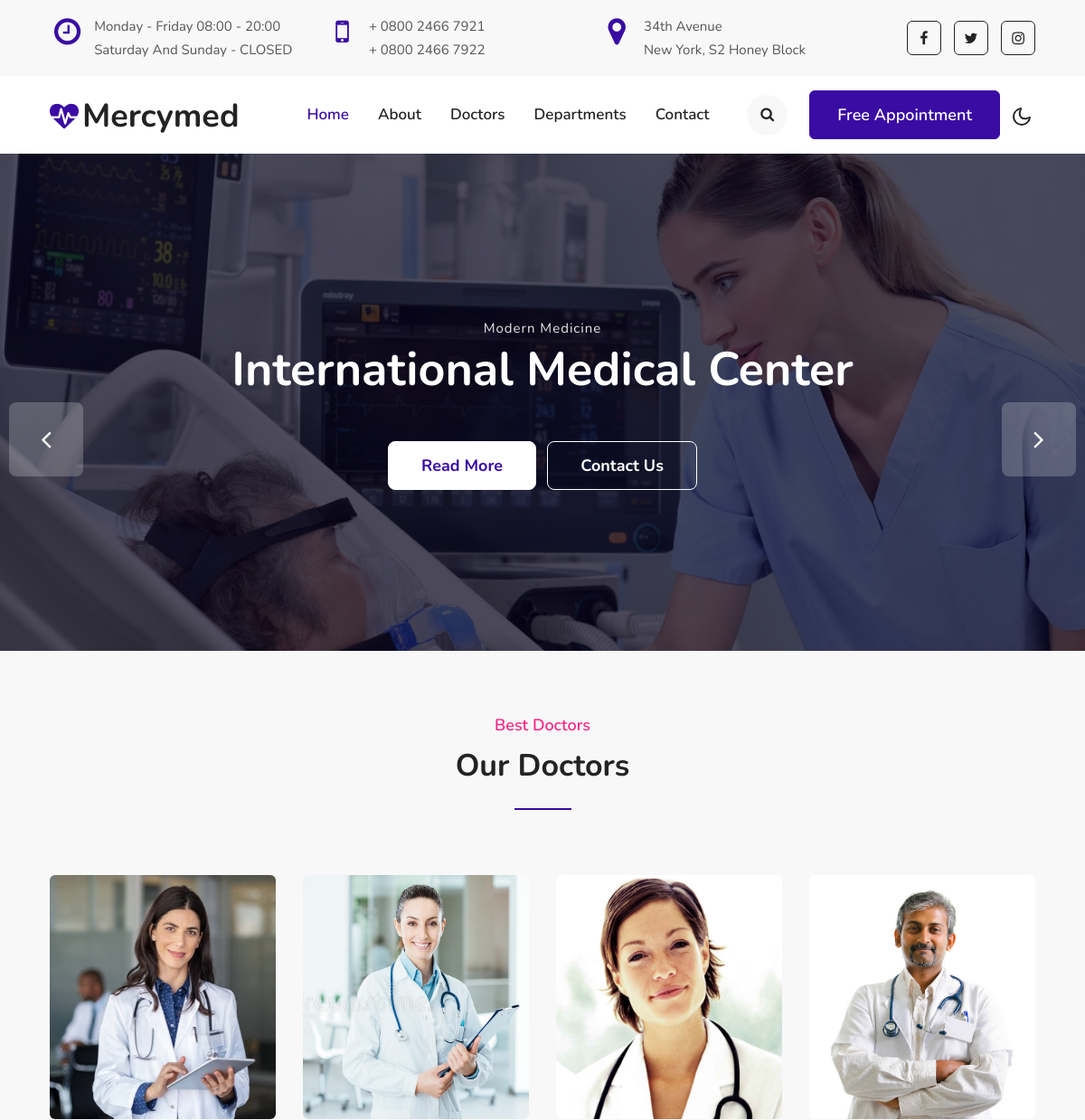
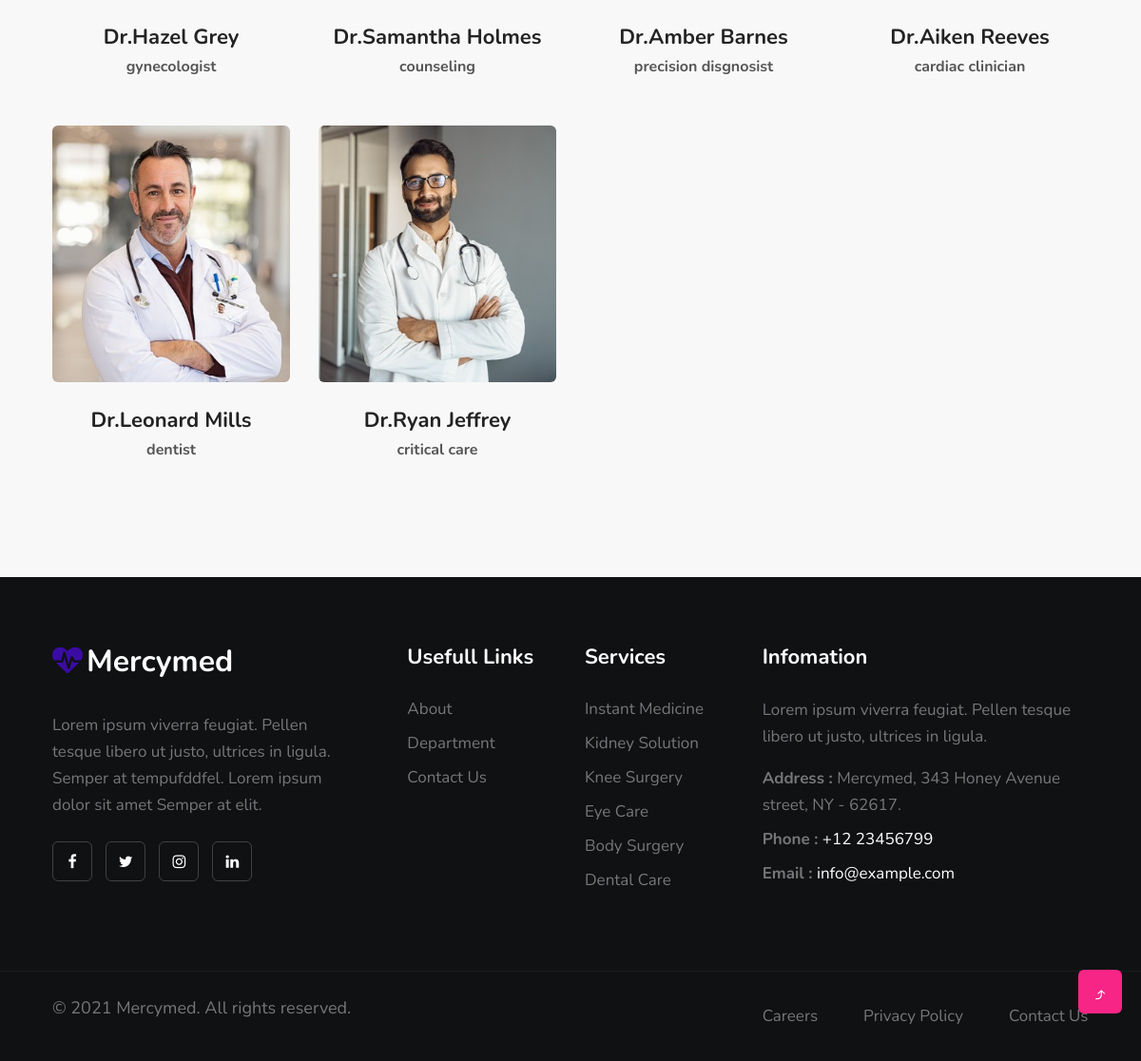
Screenshot of /doctor/ with the database file from the repository (2 pictures, top to bottom).
### home/models.py (models this page shows, shortened)
class doctors(models.Model):
    doc_name = models.CharField(max_length=50)
    doc_spec = models.CharField(max_length=50)
    dep_name = models.ForeignKey(departments, on_delete=models.CASCADE)
    doc_image = models.ImageField(upload_to='doctors')

### home/views.py (the view)
# urls.py: path('doctor/', views.doctor, name='doctor'),
def doctor(request):
    dict_doc = {
        'doctors': doctors.objects.all()
    }
    return render(request, 'doctor.html', dict_doc)

### templates/doctor.html (shortened to what this page needs)
{% extends 'base.html' %}
{% block body %}
  <section class="w3l-team py-5" id="team">
    <div class="container py-lg-4 py-sm-3">
      <div class="header-sec text-center">
        <h6 class="sub-titlehny text-center">Best Doctors</h6>
        <h3 class="hny-title text-center">Our Doctors</h3>
        <div class="separatorhny"></div>
      </div>
      <div class="row text-center mt-5">
        {% for d in doctors %}
        <div class="col-md-3 col-6">
          <div class="team-grids text-center">
            <img src="{{d.doc_image.url}}" class="img-fluid" alt="" style="width:250px;height:270px">
          </div>
          <h4><a href="#team">Dr.{{d.doc_name}}</a></h4>
          <h5>{{d.doc_spec}}</h5><br><br>
        </div>
        {% endfor %}
      </div>
    </div>
  </section>
{% endblock %}

### rows the page displays
doctors: doc_image (picture), doc_name "Hazel Grey", doc_spec "gynecologist"
doctors: doc_image (picture), doc_name "Samantha Holmes", doc_spec "counseling"
doctors: doc_image (picture), doc_name "Amber Barnes", doc_spec "precision disgnosist"
doctors: doc_image (picture), doc_name "Aiken Reeves", doc_spec "cardiac clinician"
doctors: doc_image (picture), doc_name "Leonard Mills", doc_spec "dentist"
doctors: doc_image (picture), doc_name "Ryan Jeffrey", doc_spec "critical care"
